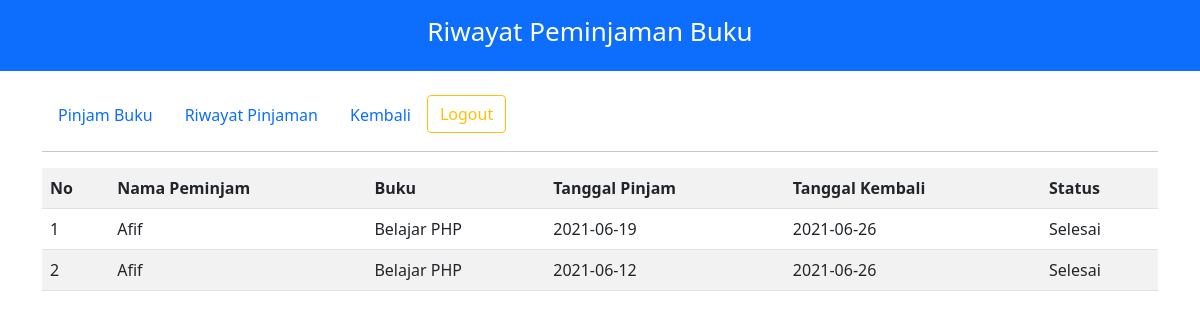
/visitor/data-peminjam/peminjam.php (signed in), run on the app's committed database.
### tables this page shows
CREATE TABLE `tb_pinjam` (
  `id` int(11) NOT NULL,
  `id_user` int(11) NOT NULL,
  `id_buku` int(11) NOT NULL,
  `tgl_pinjam` date DEFAULT NULL,
  `tgl_kembali` date NOT NULL,
  `id_status` int(20) NOT NULL
);

CREATE TABLE `tb_user` (
  `id` int(11) NOT NULL,
  `username` varchar(20) NOT NULL,
  `email` varchar(20) NOT NULL,
  `password` varchar(20) NOT NULL,
  `otoritas` enum('MEMBER','ADMIN') NOT NULL,
  `nama_lengkap` varchar(50) NOT NULL,
  `alamat` text NOT NULL,
  `telepon` varchar(50) NOT NULL
);

CREATE TABLE `tb_buku` (
  `id` int(11) NOT NULL,
  `judul` varchar(20) NOT NULL,
  `pengarang` varchar(20) NOT NULL,
  `tahun_terbit` int(4) NOT NULL,
  `penerbit` varchar(20) NOT NULL,
  `kategori` int(20) NOT NULL,
  `status` int(20) NOT NULL
);

CREATE TABLE `tb_status` (
  `id` int(11) NOT NULL,
  `status` varchar(20) NOT NULL
);

### visitor/data-peminjam/peminjam.php (the view, shortened to what this page needs)
<!DOCTYPE html>
<html lang="en">
<head>
    <link rel="stylesheet" href="../../styles/bootstrap.min.css">
    <link rel="stylesheet" href="../../styles/styles.css">
</head>
<body>
    <div class="container-fluid bg-primary text-white p-3 text-center d-flex  justify-content-center fixed-top main-book">
            <div class="title"><h1>Riwayat Peminjaman Buku</h1></div>
        </div>
        <div class="container main-book">
            <ul class="nav nav-pills mt-4">
            <li class="nav-item">
                <a class="nav-link" aria-current="page" href="../pinjam/pinjam.php">Pinjam Buku</a>
            </li>
            <li class="nav-item">
                <a class="nav-link" href="../data-peminjam/peminjam.php">Riwayat Pinjaman</a>
            </li>
            <li class="nav-item">
                <a class="nav-link" href="../buku-visitor/buku-visitor.php">Kembali</a>
            </li>
            <li class="nav-item">
                <form action="../../auth/logout.php" method="post">
                <button class="btn btn-outline-warning">Logout</button>
                </form>
            </li>
            </ul>
            <hr>
        </div>
    <div class="container table-responsive">
   <table class="table table-striped">
    <tr>
        <th>No</th>
        <th>Nama Peminjam</th>
        <th>Buku</th>
        <th>Tanggal Pinjam</th>
        <th>Tanggal Kembali</th>
        <th>Status</th>
    </tr>
    <?php
        include "../../config/connection.php";
        $result = mysqli_query($connect, "SELECT tb_user.username, tb_pinjam.id, tb_user.nama_lengkap, tb_buku.judul, tgl_pinjam, tgl_kembali, tb_status.status FROM (((tb_pinjam INNER JOIN tb_user ON tb_pinjam.id_user = tb_user.id) INNER JOIN tb_buku ON tb_pinjam.id_buku = tb_buku.id ) INNER JOIN tb_status ON tb_pinjam.id_status = tb_status.id)");
        $rowNumber = 1;
        while($row = mysqli_fetch_array($result)) {
            if($_COOKIE['username'] == $row['username']) {
            ?>
            <tr>
            <td><?php echo $rowNumber++ ?></td>
            <td><?php echo $row['nama_lengkap'] ?></td>
            <td><?php echo $row['judul'] ?></td>
            <td><?php echo $row['tgl_pinjam'] ?></td>
            <td><?php echo $row['tgl_kembali'] ?></td>
            <td><?php echo $row['status'] ?></td>
            </tr>
            <?php
            }
        }
        ?>
   </table>
   </div>
</body>
</html>

### styles/styles.css (style rules this page uses)
.title h1 { padding-right: 20px; font-size: 26px !important; }
.title { display: flex; flex-wrap: wrap; flex-direction: column; align-content: center; justify-content: center; }
.main-book { position: relative; }

### data on the page
tb_pinjam: id_user.nama_lengkap "Afif", id_buku.judul "Belajar PHP", tgl_pinjam "2021-06-19", tgl_kembali "2021-06-26", id_status.status "Selesai"
tb_pinjam: id_user.nama_lengkap "Afif", id_buku.judul "Belajar PHP", tgl_pinjam "2021-06-12", tgl_kembali "2021-06-26", id_status.status "Selesai"
